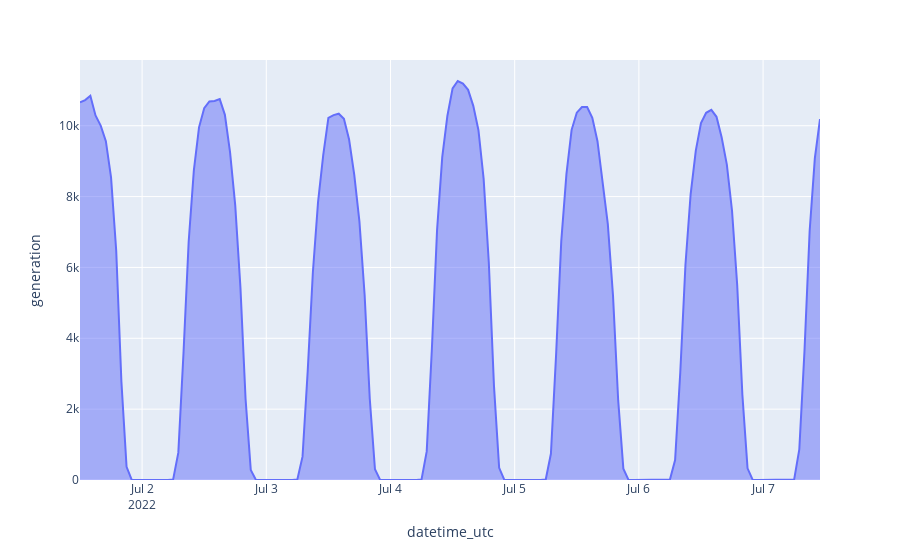

The notebook cell this image was saved under:
### Code cell
px.area(data_frame=df_component, x=df_component.index, y='generation')

### Figure 1 — Plotly figure (JSON) as saved in the notebook; plotly's stock layout.template omitted (floating-point values rounded to 4 significant figures; data arrays with more than 128 entries replaced by an {"elided": "..."} marker saying what was removed)
{"data": [{"fillpattern": {"shape": ""}, "hovertemplate": "datetime_utc=%{x}<br>generation=%{y}<extra></extra>", "legendgroup": "", "line": {"color": "#636efa"}, "marker": {"symbol": "circle"}, "mode": "lines", "name": "", "orientation": "v", "showlegend": false, "stackgroup": "1", "type": "scatter", "x": {"elided": "144 str values"}, "xaxis": "x", "y": {"elided": "144 float values"}, "yaxis": "y"}], "layout": {"legend": {"tracegroupgap": 0}, "margin": {"t": 60}, "xaxis": {"anchor": "y", "domain": [0, 1], "title": {"text": "datetime_utc"}}, "yaxis": {"anchor": "x", "domain": [0, 1], "title": {"text": "generation"}}}}
